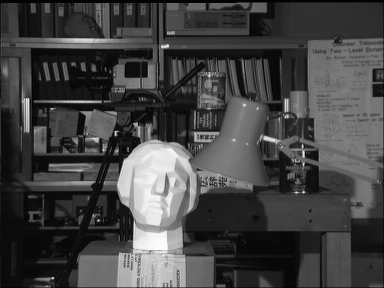
#> input picture OpenCV-tutorials/data/tsukuba_l.png, 384 x 288 px
$ python epipolarGeometry.py
#> lines starting #> are read from the running program, lines starting #| are printed output that depends on the picture; after the words box and inside, x2 and y2 are one past the last pixel; in counts of white or black regions, pixels touching at a corner belong together
'''
 Based on the following tutorial:
   http://docs.opencv.org/3.0-beta/doc/py_tutorials/py_calib3d/py_epipolar_geometry/py_epipolar_geometry.html
'''

import numpy as np
import cv2
from matplotlib import pyplot as plt

# Load the left and right images in gray scale
imgLeft = cv2.imread('../data/tsukuba_l.png', 0)
#> imgLeft is the input picture: shape (288, 384); min 0, max 252, mean 67.6
imgRight = cv2.imread('../data/tsukuba_r.png', 0)
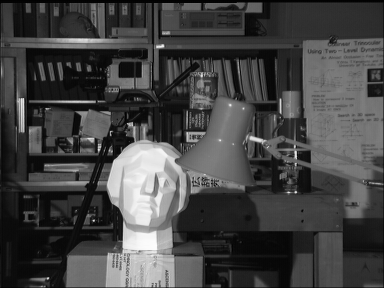
#> input picture OpenCV-tutorials/data/tsukuba_r.png, 384 x 288 px
#> imgRight is the input picture: shape (288, 384); min 0, max 253, mean 68

# Detect the SIFT key points and compute the descriptors for the two images
sift = cv2.xfeatures2d.SIFT_create()
keyPointsLeft, descriptorsLeft = sift.detectAndCompute(imgLeft, None)
#> keyPointsLeft = 704 keypoints; strongest (x, y, size): (154, 178, 46.9), (167, 46, 2.7), (115, 134, 1.8), (303, 152, 2)
keyPointsRight, descriptorsRight = sift.detectAndCompute(imgRight, None)
#> keyPointsRight = 703 keypoints; strongest (x, y, size): (143, 178, 47.4), (296, 156, 1.9), (162, 46, 2.8), (295, 153, 2)

# Create FLANN matcher object
FLANN_INDEX_KDTREE = 0
indexParams = dict(algorithm=FLANN_INDEX_KDTREE, trees=5)
searchParams = dict(checks=50)
flann = cv2.FlannBasedMatcher(indexParams, searchParams)

# Match the descriptors (this crashes in OpenCV3.1)
# See https://github.com/Itseez/opencv/issues/5667
matches = flann.knnMatch(descriptorsLeft, descriptorsRight, k=2)
#> matches = 704 matches

# Apply ratio test
goodMatches = []
ptsLeft = []
ptsRight = []

for m, n in matches:
    if m.distance < 0.8 * n.distance:
        goodMatches.append([m])
        ptsLeft.append(keyPointsLeft[m.trainIdx].pt)
        ptsRight.append(keyPointsRight[n.trainIdx].pt)
#> after the loop, goodMatches = 410 matches; ptsLeft = 410 pairs, first value 6.63 to 374.2, second value 5.3 to 284.5; ptsRight = 410 pairs, first value 12.39 to 380, second value 5.33 to 282.4

ptsLeft = np.int32(ptsLeft)
#> ptsLeft = 410 pairs, first value 6 to 374, second value 5 to 284
ptsRight = np.int32(ptsRight)
#> ptsRight = 410 pairs, first value 12 to 379, second value 5 to 282
F, mask = cv2.findFundamentalMat(ptsLeft, ptsRight, cv2.FM_LMEDS)
#> F = [[-3.03e-05, -0.000703, 0.314], [-0.000643, -0.000625, 0.0881], [-0.101, -0.0702, 1]]; mask = 410 values, max 1 at index 0, min 0 at index 10, mean 0.983

# We select only inlier points
ptsLeft = ptsLeft[mask.ravel() == 1]
#> ptsLeft = 403 pairs, first value 6 to 374, second value 5 to 284
ptsRight = ptsRight[mask.ravel() == 1]
#> ptsRight = 403 pairs, first value 12 to 379, second value 5 to 282

def drawlines(img1, img2, lines, pts1, pts2):
    ''' img1 - image on which we draw the epilines for the points in img2
        lines - corresponding epilines '''
    r, c = img1.shape
    img1 = cv2.cvtColor(img1, cv2.COLOR_GRAY2BGR)
    img2 = cv2.cvtColor(img2, cv2.COLOR_GRAY2BGR)
    for r, pt1, pt2 in zip(lines, pts1, pts2):
        color = tuple(np.random.randint(0, 255, 3).tolist())
        x0, y0 = map(int, [0, -r[2] / r[1] ])
        x1, y1 = map(int, [c, -(r[2] + r[0] * c) / r[1] ])
        img1 = cv2.line(img1, (x0, y0), (x1, y1), color, 1)
        img1 = cv2.circle(img1, tuple(pt1), 5, color, -1)
        img2 = cv2.circle(img2, tuple(pt2), 5, color, -1)
    return img1, img2

# Find epilines corresponding to points in right image (second image) and
# drawing its lines on left image
linesLeft = cv2.computeCorrespondEpilines(ptsRight.reshape(-1, 1, 2), 2, F)
#> linesLeft = 403 rows, first 8: [-0.581, -0.814, 193.9], [-0.763, -0.647, 61.02], [-0.505, -0.863, 240.2], [-0.509, -0.861, 238], [-0.689, -0.725, 119.7], [-0.605, -0.796, 178.6], [-0.639, -0.769, 155.8], [-0.599, -0.801, 182.7]
linesLeft = linesLeft.reshape(-1, 3)
img5, img6 = drawlines(imgLeft, imgRight, linesLeft, ptsLeft, ptsRight)
#> the loop in drawlines, `for r, pt1, pt2 in zip(lines, pts1, pts2):` made 403 passes
#> (r, pt1, pt2, color, y0, y1) on passes 1 to 3: ([-0.581, -0.814, 193.9], [6, 114], [184, 184], (172, 47, 117), 238, -36), ([-0.763, -0.647, 61.02], [20, 104], [14, 74], (192, 67, 251), 94, -358), ([-0.505, -0.863, 240.2], [21, 122], [255, 135], (195, 103, 9), 278, 53)
#> pass 1, in drawlines, `img1 = cv2.line(img1, (x0, y0), (x1, y1), color, 1)`:
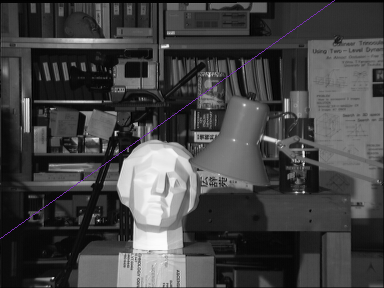
#> img1: shape (288, 384, 3); 0.3% of pixels changed, all inside (x1, y1, x2, y2) = (0, 0, 335, 239)
#> after the loop in drawlines, `for r, pt1, pt2 in zip(lines, pts1, pts2):`:
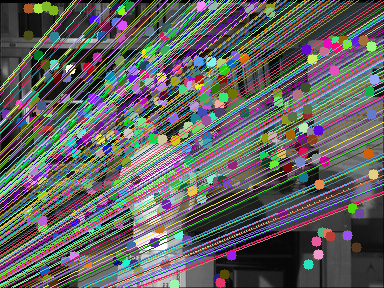
#> img1: shape (288, 384, 3); mean B, G, R 96.1, 98, 97.3
#> after the loop in drawlines, `for r, pt1, pt2 in zip(lines, pts1, pts2):`:
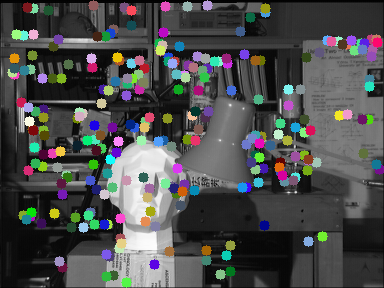
#> img2: shape (288, 384, 3); mean B, G, R 76.8, 76.7, 75.8

# Find epilines corresponding to points in left image (first image) and
# drawing its lines on right image
linesRight = cv2.computeCorrespondEpilines(ptsLeft.reshape(-1, 1, 2), 1, F)
#> linesRight = 403 rows, first 8: [0.998, 0.0553, -32.5], [0.999, 0.0424, -34.58], [1, -0.00752, -42.54], [1, 0.0314, -36.34], [0.999, -0.0389, -47.48], [0.999, 0.0362, -35.58], [0.929, -0.369, -97.05], [0.978, 0.207, -7.59]
linesRight = linesRight.reshape(-1, 3)
img3, img4 = drawlines(imgRight, imgLeft, linesRight, ptsRight, ptsLeft)
#> the loop in drawlines (call 2), `for r, pt1, pt2 in zip(lines, pts1, pts2):` made 403 passes
#> (r, pt1, pt2, color, y0, y1) on passes 1 to 3: ([0.998, 0.0553, -32.5], [184, 184], [6, 114], (30, 19, 4), 587, -6344), ([0.999, 0.0424, -34.58], [14, 74], [20, 104], (148, 106, 74), 816, -8238), ([1, -0.00752, -42.54], [255, 135], [21, 122], (123, 195, 214), -5656, 45405)
#> pass 2, in drawlines (call 2), `img1 = cv2.line(img1, (x0, y0), (x1, y1), color, 1)`:
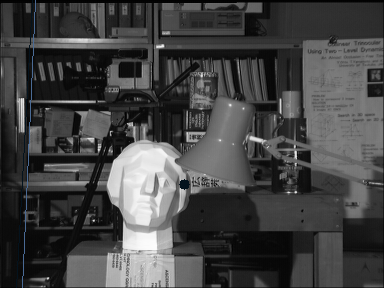
#> img1: shape (288, 384, 3); mean B, G, R 68.3, 68.1, 68
#> after the loop in drawlines (call 2), `for r, pt1, pt2 in zip(lines, pts1, pts2):`:
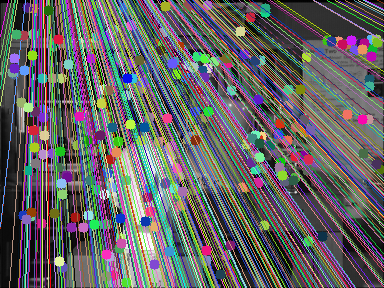
#> img1: shape (288, 384, 3); mean B, G, R 99.6, 98.3, 99.8
#> after the loop in drawlines (call 2), `for r, pt1, pt2 in zip(lines, pts1, pts2):`:
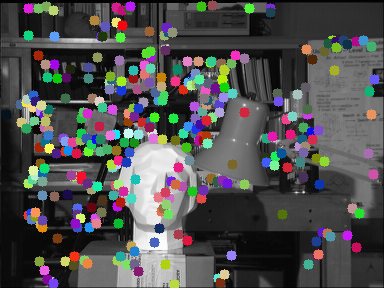
#> img2: shape (288, 384, 3); mean B, G, R 78.5, 78.5, 79.2

plt.subplot(121), plt.imshow(img5)
plt.subplot(122), plt.imshow(img3)
plt.show()
#> figure, not shown here; B, G, R data is drawn as R, G, B
